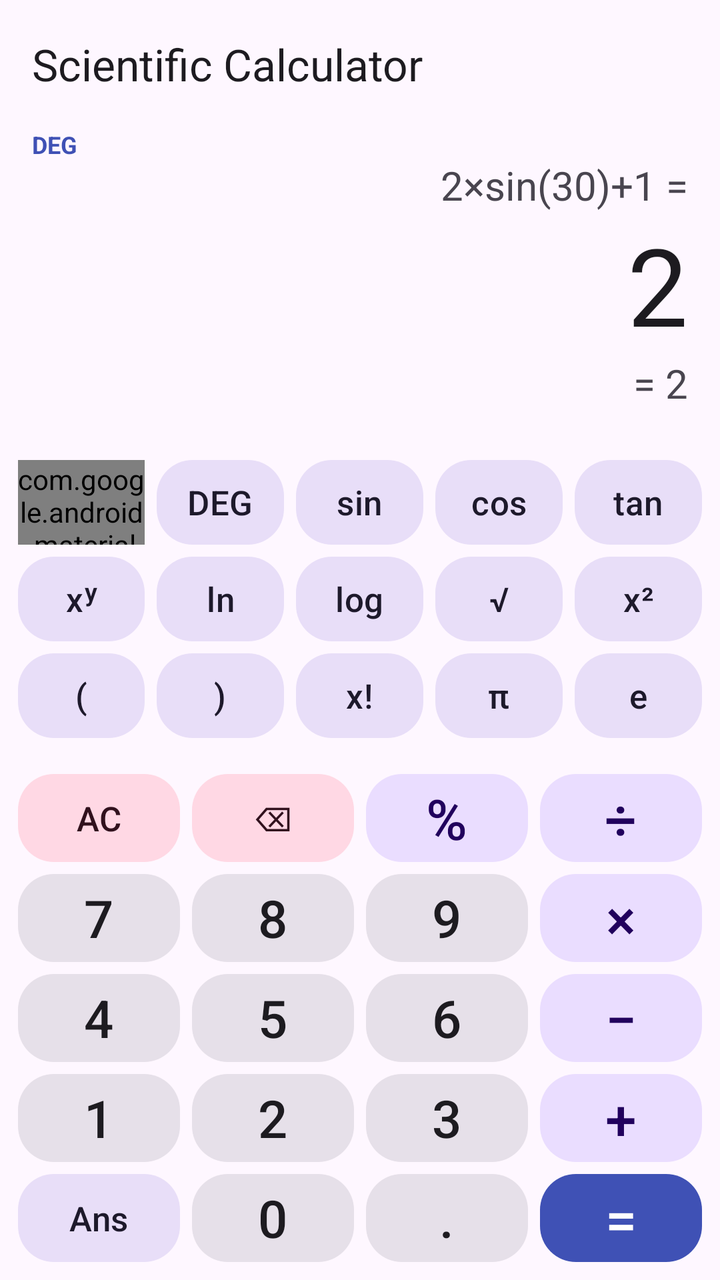
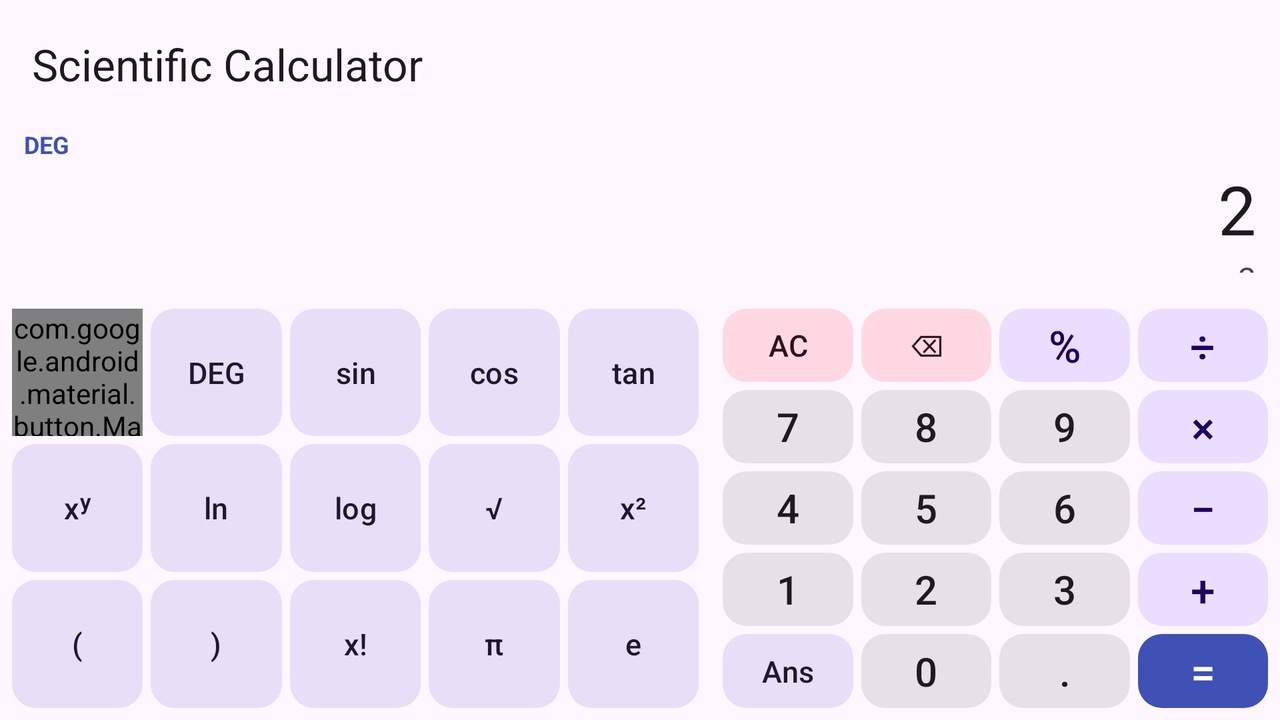

Two renders of one Android screen. The first uses the default layout on a phone; the second uses the alternative layout the repository ships for a different screen configuration, on a matching device. The two XML files are below.
<!-- AndroidManifest.xml: application theme Theme.SciCalc -->
<!-- res/layout/activity_main.xml -->
<?xml version="1.0" encoding="utf-8"?>
<LinearLayout xmlns:android="http://schemas.android.com/apk/res/android"
    xmlns:app="http://schemas.android.com/apk/res-auto"
    android:id="@+id/root"
    android:layout_width="match_parent"
    android:layout_height="match_parent"
    android:orientation="vertical">

    <com.google.android.material.appbar.MaterialToolbar
        android:id="@+id/toolbar"
        android:layout_width="match_parent"
        android:layout_height="?attr/actionBarSize"
        app:title="@string/app_name" />

    <include
        android:id="@+id/display"
        layout="@layout/view_display"
        android:layout_width="match_parent"
        android:layout_height="0dp"
        android:layout_weight="3" />

    <include
        android:id="@+id/scientific_keys"
        layout="@layout/keypad_scientific"
        android:layout_width="match_parent"
        android:layout_height="0dp"
        android:layout_weight="3" />

    <include
        android:id="@+id/basic_keys"
        layout="@layout/keypad_basic"
        android:layout_width="match_parent"
        android:layout_height="0dp"
        android:layout_weight="5" />

</LinearLayout>
<!-- res/layout/view_display.xml (included above) -->
<?xml version="1.0" encoding="utf-8"?>
<LinearLayout xmlns:android="http://schemas.android.com/apk/res/android"
    xmlns:app="http://schemas.android.com/apk/res-auto"
    xmlns:tools="http://schemas.android.com/tools"
    android:layout_width="match_parent"
    android:layout_height="match_parent"
    android:orientation="vertical"
    android:paddingHorizontal="@dimen/display_padding"
    android:paddingBottom="@dimen/display_padding">

    <LinearLayout
        android:layout_width="match_parent"
        android:layout_height="wrap_content"
        android:orientation="horizontal">

        <TextView
            android:id="@+id/angle_indicator"
            style="@style/TextAppearance.SciCalc.Indicator"
            android:layout_width="wrap_content"
            android:layout_height="wrap_content"
            tools:text="@string/angle_degrees" />

        <TextView
            android:id="@+id/inverse_indicator"
            style="@style/TextAppearance.SciCalc.Indicator"
            android:layout_width="wrap_content"
            android:layout_height="wrap_content"
            android:layout_marginStart="12dp"
            android:text="@string/key_inverse"
            android:visibility="invisible" />
    </LinearLayout>

    <TextView
        android:id="@+id/evaluated_expression"
        android:layout_width="match_parent"
        android:layout_height="0dp"
        android:layout_weight="1"
        android:ellipsize="start"
        android:gravity="end|bottom"
        android:maxLines="1"
        android:textColor="?attr/colorOnSurfaceVariant"
        android:textDirection="ltr"
        android:textSize="@dimen/display_secondary_text"
        tools:text="2×sin(30)+1 =" />

    <TextView
        android:id="@+id/expression"
        android:layout_width="match_parent"
        android:layout_height="@dimen/display_expression_height"
        android:ellipsize="start"
        android:gravity="end|center_vertical"
        android:maxLines="1"
        android:textColor="?attr/colorOnSurface"
        android:textDirection="ltr"
        app:autoSizeMaxTextSize="@dimen/display_expression_max_text"
        app:autoSizeMinTextSize="20sp"
        app:autoSizeStepGranularity="2sp"
        app:autoSizeTextType="uniform"
        tools:text="2" />

    <TextView
        android:id="@+id/result_preview"
        android:layout_width="match_parent"
        android:layout_height="wrap_content"
        android:accessibilityLiveRegion="polite"
        android:ellipsize="end"
        android:gravity="end"
        android:maxLines="2"
        android:minLines="1"
        android:textColor="?attr/colorOnSurfaceVariant"
        android:textSize="@dimen/display_secondary_text"
        tools:text="= 2" />

</LinearLayout>
<!-- res/layout/keypad_scientific.xml (included above) -->
<?xml version="1.0" encoding="utf-8"?>
<GridLayout xmlns:android="http://schemas.android.com/apk/res/android"
    android:layout_width="match_parent"
    android:layout_height="match_parent"
    android:columnCount="5"
    android:padding="@dimen/keypad_padding"
    android:rowCount="3">

    <com.google.android.material.button.MaterialButton
        android:id="@+id/btn_inverse"
        style="@style/Widget.SciCalc.Key.Toggle"
        android:checkable="true"
        android:contentDescription="@string/cd_inverse"
        android:text="@string/key_inverse" />

    <com.google.android.material.button.MaterialButton
        android:id="@+id/btn_angle"
        style="@style/Widget.SciCalc.Key.Function"
        android:contentDescription="@string/cd_angle_unit"
        android:text="@string/angle_degrees" />

    <com.google.android.material.button.MaterialButton
        android:id="@+id/btn_sin"
        style="@style/Widget.SciCalc.Key.Function"
        android:contentDescription="@string/cd_sin"
        android:text="@string/key_sin" />

    <com.google.android.material.button.MaterialButton
        android:id="@+id/btn_cos"
        style="@style/Widget.SciCalc.Key.Function"
        android:contentDescription="@string/cd_cos"
        android:text="@string/key_cos" />

    <com.google.android.material.button.MaterialButton
        android:id="@+id/btn_tan"
        style="@style/Widget.SciCalc.Key.Function"
        android:contentDescription="@string/cd_tan"
        android:text="@string/key_tan" />

    <com.google.android.material.button.MaterialButton
        android:id="@+id/btn_power"
        style="@style/Widget.SciCalc.Key.Function"
        android:contentDescription="@string/cd_power"
        android:text="@string/key_power" />

    <com.google.android.material.button.MaterialButton
        android:id="@+id/btn_ln"
        style="@style/Widget.SciCalc.Key.Function"
        android:contentDescription="@string/cd_ln"
        android:text="@string/key_ln" />

    <com.google.android.material.button.MaterialButton
        android:id="@+id/btn_log"
        style="@style/Widget.SciCalc.Key.Function"
        android:contentDescription="@string/cd_log"
        android:text="@string/key_log" />

    <com.google.android.material.button.MaterialButton
        android:id="@+id/btn_sqrt"
        style="@style/Widget.SciCalc.Key.Function"
        android:contentDescription="@string/cd_sqrt"
        android:text="@string/key_sqrt" />

    <com.google.android.material.button.MaterialButton
        android:id="@+id/btn_square"
        style="@style/Widget.SciCalc.Key.Function"
        android:contentDescription="@string/cd_square"
        android:text="@string/key_square" />

    <com.google.android.material.button.MaterialButton
        android:id="@+id/btn_paren_open"
        style="@style/Widget.SciCalc.Key.Function"
        android:contentDescription="@string/cd_paren_open"
        android:text="@string/key_paren_open" />

    <com.google.android.material.button.MaterialButton
        android:id="@+id/btn_paren_close"
        style="@style/Widget.SciCalc.Key.Function"
        android:contentDescription="@string/cd_paren_close"
        android:text="@string/key_paren_close" />

    <com.google.android.material.button.MaterialButton
        android:id="@+id/btn_factorial"
        style="@style/Widget.SciCalc.Key.Function"
        android:contentDescription="@string/cd_factorial"
        android:text="@string/key_factorial" />

    <com.google.android.material.button.MaterialButton
        android:id="@+id/btn_pi"
        style="@style/Widget.SciCalc.Key.Function"
        android:contentDescription="@string/cd_pi"
        android:text="@string/key_pi" />

    <com.google.android.material.button.MaterialButton
        android:id="@+id/btn_e"
        style="@style/Widget.SciCalc.Key.Function"
        android:contentDescription="@string/cd_e"
        android:text="@string/key_e" />

</GridLayout>
<!-- res/layout/keypad_basic.xml (included above) -->
<?xml version="1.0" encoding="utf-8"?>
<GridLayout xmlns:android="http://schemas.android.com/apk/res/android"
    xmlns:tools="http://schemas.android.com/tools"
    android:layout_width="match_parent"
    android:layout_height="match_parent"
    android:columnCount="4"
    android:padding="@dimen/keypad_padding"
    android:rowCount="5"
    tools:ignore="HardcodedText">
    

    <com.google.android.material.button.MaterialButton
        android:id="@+id/btn_clear"
        style="@style/Widget.SciCalc.Key.Clear"
        android:contentDescription="@string/cd_clear"
        android:text="@string/key_clear" />

    <com.google.android.material.button.MaterialButton
        android:id="@+id/btn_backspace"
        style="@style/Widget.SciCalc.Key.Clear"
        android:contentDescription="@string/cd_backspace"
        android:text="@string/key_backspace" />

    <com.google.android.material.button.MaterialButton
        android:id="@+id/btn_percent"
        style="@style/Widget.SciCalc.Key.Operator"
        android:contentDescription="@string/cd_percent"
        android:text="@string/key_percent" />

    <com.google.android.material.button.MaterialButton
        android:id="@+id/btn_divide"
        style="@style/Widget.SciCalc.Key.Operator"
        android:contentDescription="@string/cd_divide"
        android:text="@string/key_divide" />

    <com.google.android.material.button.MaterialButton
        android:id="@+id/btn_digit_7"
        style="@style/Widget.SciCalc.Key"
        android:text="7" />

    <com.google.android.material.button.MaterialButton
        android:id="@+id/btn_digit_8"
        style="@style/Widget.SciCalc.Key"
        android:text="8" />

    <com.google.android.material.button.MaterialButton
        android:id="@+id/btn_digit_9"
        style="@style/Widget.SciCalc.Key"
        android:text="9" />

    <com.google.android.material.button.MaterialButton
        android:id="@+id/btn_multiply"
        style="@style/Widget.SciCalc.Key.Operator"
        android:contentDescription="@string/cd_multiply"
        android:text="@string/key_multiply" />

    <com.google.android.material.button.MaterialButton
        android:id="@+id/btn_digit_4"
        style="@style/Widget.SciCalc.Key"
        android:text="4" />

    <com.google.android.material.button.MaterialButton
        android:id="@+id/btn_digit_5"
        style="@style/Widget.SciCalc.Key"
        android:text="5" />

    <com.google.android.material.button.MaterialButton
        android:id="@+id/btn_digit_6"
        style="@style/Widget.SciCalc.Key"
        android:text="6" />

    <com.google.android.material.button.MaterialButton
        android:id="@+id/btn_minus"
        style="@style/Widget.SciCalc.Key.Operator"
        android:contentDescription="@string/cd_minus"
        android:text="@string/key_minus" />

    <com.google.android.material.button.MaterialButton
        android:id="@+id/btn_digit_1"
        style="@style/Widget.SciCalc.Key"
        android:text="1" />

    <com.google.android.material.button.MaterialButton
        android:id="@+id/btn_digit_2"
        style="@style/Widget.SciCalc.Key"
        android:text="2" />

    <com.google.android.material.button.MaterialButton
        android:id="@+id/btn_digit_3"
        style="@style/Widget.SciCalc.Key"
        android:text="3" />

    <com.google.android.material.button.MaterialButton
        android:id="@+id/btn_plus"
        style="@style/Widget.SciCalc.Key.Operator"
        android:contentDescription="@string/cd_plus"
        android:text="@string/key_plus" />

    <com.google.android.material.button.MaterialButton
        android:id="@+id/btn_answer"
        style="@style/Widget.SciCalc.Key.Function"
        android:contentDescription="@string/cd_answer"
        android:text="@string/key_answer" />

    <com.google.android.material.button.MaterialButton
        android:id="@+id/btn_digit_0"
        style="@style/Widget.SciCalc.Key"
        android:text="0" />

    <com.google.android.material.button.MaterialButton
        android:id="@+id/btn_decimal"
        style="@style/Widget.SciCalc.Key"
        android:contentDescription="@string/cd_decimal"
        tools:text="." />

    <com.google.android.material.button.MaterialButton
        android:id="@+id/btn_equals"
        style="@style/Widget.SciCalc.Key.Equals"
        android:contentDescription="@string/cd_equals"
        android:text="@string/key_equals" />

</GridLayout>
<!-- resources referenced by this layout -->
<resources>
  <dimen name="display_expression_height">72dp</dimen>
  <dimen name="display_expression_max_text">56sp</dimen>
  <dimen name="display_padding">16dp</dimen>
  <dimen name="display_secondary_text">20sp</dimen>
  <dimen name="keypad_padding">6dp</dimen>
  <string name="angle_degrees">DEG</string>
  <string name="app_name">Scientific Calculator</string>
  <string name="cd_angle_unit">Switch between degrees and radians</string>
  <string name="cd_answer">Previous answer</string>
  <string name="cd_backspace">Delete</string>
  <string name="cd_clear">Clear all</string>
  <string name="cd_cos">Cosine</string>
  <string name="cd_decimal">Decimal point</string>
  <string name="cd_divide">Divide</string>
  <string name="cd_e">Euler\'s number</string>
  <string name="cd_equals">Equals</string>
  <string name="cd_factorial">Factorial</string>
  <string name="cd_inverse">Inverse functions</string>
  <string name="cd_ln">Natural logarithm</string>
  <string name="cd_log">Common logarithm</string>
  <string name="cd_minus">Minus</string>
  <string name="cd_multiply">Multiply</string>
  <string name="cd_paren_close">Right parenthesis</string>
  <string name="cd_paren_open">Left parenthesis</string>
  <string name="cd_percent">Percent</string>
  <string name="cd_pi">Pi</string>
  <string name="cd_plus">Plus</string>
  <string name="cd_power">Power</string>
  <string name="cd_sin">Sine</string>
  <string name="cd_sqrt">Square root</string>
  <string name="cd_square">Square</string>
  <string name="cd_tan">Tangent</string>
  <string name="key_answer" translatable="false">Ans</string>
  <string name="key_backspace" translatable="false">⌫</string>
  <string name="key_clear" translatable="false">AC</string>
  <string name="key_cos" translatable="false">cos</string>
  <string name="key_divide" translatable="false">÷</string>
  <string name="key_e" translatable="false">e</string>
  <string name="key_equals" translatable="false">=</string>
  <string name="key_factorial" translatable="false">x!</string>
  <string name="key_inverse" translatable="false">2nd</string>
  <string name="key_ln" translatable="false">ln</string>
  <string name="key_log" translatable="false">log</string>
  <string name="key_minus" translatable="false">−</string>
  <string name="key_multiply" translatable="false">×</string>
  <string name="key_paren_close" translatable="false">)</string>
  <string name="key_paren_open" translatable="false">(</string>
  <string name="key_percent" translatable="false">%</string>
  <string name="key_pi" translatable="false">π</string>
  <string name="key_plus" translatable="false">+</string>
  <string name="key_power" translatable="false">xʸ</string>
  <string name="key_sin" translatable="false">sin</string>
  <string name="key_sqrt" translatable="false">√</string>
  <string name="key_square" translatable="false">x²</string>
  <string name="key_tan" translatable="false">tan</string>
  <style name="TextAppearance.SciCalc.Indicator" parent="">
          <item name="android:textSize">12sp</item>
          <item name="android:textStyle">bold</item>
          <item name="android:textColor">?attr/colorPrimary</item>
      </style>
  <style name="Widget.SciCalc.Key.Equals">
          <item name="android:textSize">@dimen/key_text_operator</item>
          <item name="android:textColor">?attr/colorOnPrimary</item>
          <item name="backgroundTint">?attr/colorPrimary</item>
      </style>
  <style name="Theme.SciCalc" parent="Theme.Material3.DayNight.NoActionBar">
          <item name="colorPrimary">@color/seed_primary</item>
      </style>
  <dimen name="key_margin">3dp</dimen>
  <dimen name="key_text_digit">26sp</dimen>
  <dimen name="key_corner">18dp</dimen>
  <dimen name="key_text_function">17sp</dimen>
  <dimen name="key_text_operator">28sp</dimen>
  <color name="seed_primary">#3F51B5</color>
  <!-- some entries are left out for length -->
</resources>
<!-- res/layout-land/activity_main.xml (the repository's variant of the layout above) -->
<!-- drawn on the phone turned sideways -->
<?xml version="1.0" encoding="utf-8"?>
<LinearLayout xmlns:android="http://schemas.android.com/apk/res/android"
    xmlns:app="http://schemas.android.com/apk/res-auto"
    xmlns:tools="http://schemas.android.com/tools"
    android:id="@+id/root"
    android:layout_width="match_parent"
    android:layout_height="match_parent"
    android:orientation="vertical">

    <com.google.android.material.appbar.MaterialToolbar
        android:id="@+id/toolbar"
        android:layout_width="match_parent"
        android:layout_height="?attr/actionBarSize"
        app:title="@string/app_name" />

    <include
        android:id="@+id/display"
        layout="@layout/view_display"
        android:layout_width="match_parent"
        android:layout_height="0dp"
        android:layout_weight="2" />

    
    <LinearLayout
        android:layout_width="match_parent"
        android:layout_height="0dp"
        android:layout_weight="5"
        android:baselineAligned="false"
        android:orientation="horizontal"
        tools:ignore="NestedWeights">

        <include
            android:id="@+id/scientific_keys"
            layout="@layout/keypad_scientific"
            android:layout_width="0dp"
            android:layout_height="match_parent"
            android:layout_weight="5" />

        <include
            android:id="@+id/basic_keys"
            layout="@layout/keypad_basic"
            android:layout_width="0dp"
            android:layout_height="match_parent"
            android:layout_weight="4" />
    </LinearLayout>

</LinearLayout>
<!-- resources referenced by the variant -->
<!-- as the phone turned sideways resolves them -->
<resources>
  <!-- from res/values-land/ -->
  <dimen name="display_expression_height">48dp</dimen>
  <!-- from res/values-land/ -->
  <dimen name="display_expression_max_text">40sp</dimen>
  <!-- from res/values-land/ -->
  <dimen name="display_padding">12dp</dimen>
  <!-- from res/values-land/ -->
  <dimen name="display_secondary_text">16sp</dimen>
  <!-- from res/values-land/ -->
  <dimen name="keypad_padding">4dp</dimen>
  <string name="angle_degrees">DEG</string>
  <string name="app_name">Scientific Calculator</string>
  <string name="cd_angle_unit">Switch between degrees and radians</string>
  <string name="cd_answer">Previous answer</string>
  <string name="cd_backspace">Delete</string>
  <string name="cd_clear">Clear all</string>
  <string name="cd_cos">Cosine</string>
  <string name="cd_decimal">Decimal point</string>
  <string name="cd_divide">Divide</string>
  <string name="cd_e">Euler\'s number</string>
  <string name="cd_equals">Equals</string>
  <string name="cd_factorial">Factorial</string>
  <string name="cd_inverse">Inverse functions</string>
  <string name="cd_ln">Natural logarithm</string>
  <string name="cd_log">Common logarithm</string>
  <string name="cd_minus">Minus</string>
  <string name="cd_multiply">Multiply</string>
  <string name="cd_paren_close">Right parenthesis</string>
  <string name="cd_paren_open">Left parenthesis</string>
  <string name="cd_percent">Percent</string>
  <string name="cd_pi">Pi</string>
  <string name="cd_plus">Plus</string>
  <string name="cd_power">Power</string>
  <string name="cd_sin">Sine</string>
  <string name="cd_sqrt">Square root</string>
  <string name="cd_square">Square</string>
  <string name="cd_tan">Tangent</string>
  <string name="key_answer" translatable="false">Ans</string>
  <string name="key_backspace" translatable="false">⌫</string>
  <string name="key_clear" translatable="false">AC</string>
  <string name="key_cos" translatable="false">cos</string>
  <string name="key_divide" translatable="false">÷</string>
  <string name="key_e" translatable="false">e</string>
  <string name="key_equals" translatable="false">=</string>
  <string name="key_factorial" translatable="false">x!</string>
  <string name="key_inverse" translatable="false">2nd</string>
  <string name="key_ln" translatable="false">ln</string>
  <string name="key_log" translatable="false">log</string>
  <string name="key_minus" translatable="false">−</string>
  <string name="key_multiply" translatable="false">×</string>
  <string name="key_paren_close" translatable="false">)</string>
  <string name="key_paren_open" translatable="false">(</string>
  <string name="key_percent" translatable="false">%</string>
  <string name="key_pi" translatable="false">π</string>
  <string name="key_plus" translatable="false">+</string>
  <string name="key_power" translatable="false">xʸ</string>
  <string name="key_sin" translatable="false">sin</string>
  <string name="key_sqrt" translatable="false">√</string>
  <string name="key_square" translatable="false">x²</string>
  <string name="key_tan" translatable="false">tan</string>
  <style name="TextAppearance.SciCalc.Indicator" parent="">
          <item name="android:textSize">12sp</item>
          <item name="android:textStyle">bold</item>
          <item name="android:textColor">?attr/colorPrimary</item>
      </style>
  <style name="Theme.SciCalc" parent="Theme.Material3.DayNight.NoActionBar">
          <item name="colorPrimary">@color/seed_primary</item>
      </style>
  <!-- from res/values-land/ -->
  <dimen name="key_margin">2dp</dimen>
  <!-- from res/values-land/ -->
  <dimen name="key_text_digit">20sp</dimen>
  <!-- from res/values-land/ -->
  <dimen name="key_corner">12dp</dimen>
  <!-- from res/values-land/ -->
  <dimen name="key_text_function">15sp</dimen>
  <!-- from res/values-land/ -->
  <dimen name="key_text_operator">22sp</dimen>
  <color name="seed_primary">#3F51B5</color>
  <!-- some entries are left out for length -->
</resources>
